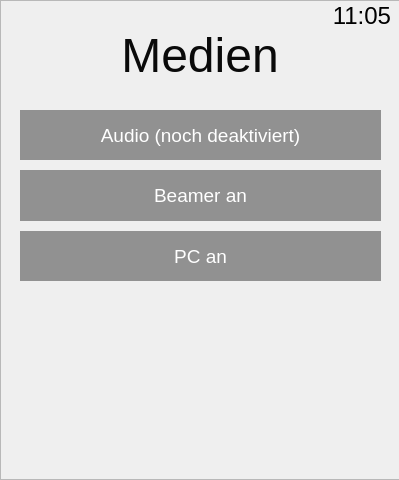
<?xml version="1.0" encoding="UTF-8"?>
<ui version="4.0">
 <class>MenueMedien</class>
 <widget class="QDialog" name="MenueMedien">
  <property name="geometry">
   <rect>
    <x>0</x>
    <y>0</y>
    <width>399</width>
    <height>480</height>
   </rect>
  </property>
  <property name="windowTitle">
   <string>Dialog</string>
  </property>
  <widget class="QLabel" name="label_title">
   <property name="geometry">
    <rect>
     <x>0</x>
     <y>30</y>
     <width>400</width>
     <height>50</height>
    </rect>
   </property>
   <property name="font">
    <font>
     <pointsize>36</pointsize>
    </font>
   </property>
   <property name="styleSheet">
    <string notr="true">color:rgb(10,10,10);</string>
   </property>
   <property name="text">
    <string>Medien</string>
   </property>
   <property name="alignment">
    <set>Qt::AlignCenter</set>
   </property>
  </widget>
  <widget class="QWidget" name="verticalLayoutWidget_2">
   <property name="geometry">
    <rect>
     <x>20</x>
     <y>110</y>
     <width>361</width>
     <height>171</height>
    </rect>
   </property>
   <layout class="QVBoxLayout" name="verticalLayout_2">
    <property name="spacing">
     <number>10</number>
    </property>
    <item>
     <widget class="QPushButton" name="pushButton_audio">
      <property name="sizePolicy">
       <sizepolicy hsizetype="Minimum" vsizetype="Expanding">
        <horstretch>0</horstretch>
        <verstretch>0</verstretch>
       </sizepolicy>
      </property>
      <property name="font">
       <font>
        <pointsize>14</pointsize>
       </font>
      </property>
      <property name="styleSheet">
       <string notr="true">border: 0px solid white;
background-color:rgba(0,0,0,100);
color:white;</string>
      </property>
      <property name="text">
       <string>Audio (noch deaktiviert)</string>
      </property>
      <property name="flat">
       <bool>true</bool>
      </property>
     </widget>
    </item>
    <item>
     <widget class="QPushButton" name="pushButton_beamer">
      <property name="sizePolicy">
       <sizepolicy hsizetype="Minimum" vsizetype="Expanding">
        <horstretch>0</horstretch>
        <verstretch>0</verstretch>
       </sizepolicy>
      </property>
      <property name="font">
       <font>
        <pointsize>14</pointsize>
       </font>
      </property>
      <property name="styleSheet">
       <string notr="true">border: 0px solid white;
background-color:rgba(0,0,0,100);
color:white;</string>
      </property>
      <property name="text">
       <string>Beamer an</string>
      </property>
      <property name="checkable">
       <bool>true</bool>
      </property>
      <property name="flat">
       <bool>true</bool>
      </property>
     </widget>
    </item>
    <item>
     <widget class="QPushButton" name="pushButton_pc">
      <property name="sizePolicy">
       <sizepolicy hsizetype="Minimum" vsizetype="Expanding">
        <horstretch>0</horstretch>
        <verstretch>0</verstretch>
       </sizepolicy>
      </property>
      <property name="font">
       <font>
        <pointsize>14</pointsize>
       </font>
      </property>
      <property name="styleSheet">
       <string notr="true">border: 0px solid white;
background-color:rgba(0,0,0,100);
color:white;</string>
      </property>
      <property name="text">
       <string>PC an</string>
      </property>
      <property name="checkable">
       <bool>true</bool>
      </property>
      <property name="flat">
       <bool>true</bool>
      </property>
     </widget>
    </item>
   </layout>
  </widget>
  <widget class="QLabel" name="label_clock">
   <property name="enabled">
    <bool>false</bool>
   </property>
   <property name="geometry">
    <rect>
     <x>270</x>
     <y>0</y>
     <width>121</width>
     <height>31</height>
    </rect>
   </property>
   <property name="font">
    <font>
     <pointsize>18</pointsize>
    </font>
   </property>
   <property name="styleSheet">
    <string notr="true">color:black;</string>
   </property>
   <property name="text">
    <string>11:05</string>
   </property>
   <property name="textFormat">
    <enum>Qt::PlainText</enum>
   </property>
   <property name="alignment">
    <set>Qt::AlignRight|Qt::AlignTrailing|Qt::AlignVCenter</set>
   </property>
  </widget>
  <widget class="QPushButton" name="pushButton_back">
   <property name="geometry">
    <rect>
     <x>330</x>
     <y>410</y>
     <width>60</width>
     <height>60</height>
    </rect>
   </property>
   <property name="focusPolicy">
    <enum>Qt::NoFocus</enum>
   </property>
   <property name="text">
    <string/>
   </property>
   <property name="icon">
    <iconset resource="icons.qrc">
     <normaloff>:/icons/arrow_left_blk.png</normaloff>:/icons/arrow_left_blk.png</iconset>
   </property>
   <property name="iconSize">
    <size>
     <width>50</width>
     <height>50</height>
    </size>
   </property>
   <property name="flat">
    <bool>true</bool>
   </property>
  </widget>
  <widget class="QFrame" name="frame_background">
   <property name="geometry">
    <rect>
     <x>0</x>
     <y>0</y>
     <width>400</width>
     <height>480</height>
    </rect>
   </property>
   <property name="styleSheet">
    <string notr="true">background-image: url(:/img/menue_medien.jpg);</string>
   </property>
   <property name="frameShape">
    <enum>QFrame::StyledPanel</enum>
   </property>
   <property name="frameShadow">
    <enum>QFrame::Raised</enum>
   </property>
  </widget>
  <zorder>frame_background</zorder>
  <zorder>label_title</zorder>
  <zorder>verticalLayoutWidget_2</zorder>
  <zorder>label_clock</zorder>
  <zorder>pushButton_back</zorder>
 </widget>
 <resources>
  <include location="icons.qrc"/>
 </resources>
 <connections/>
</ui>
